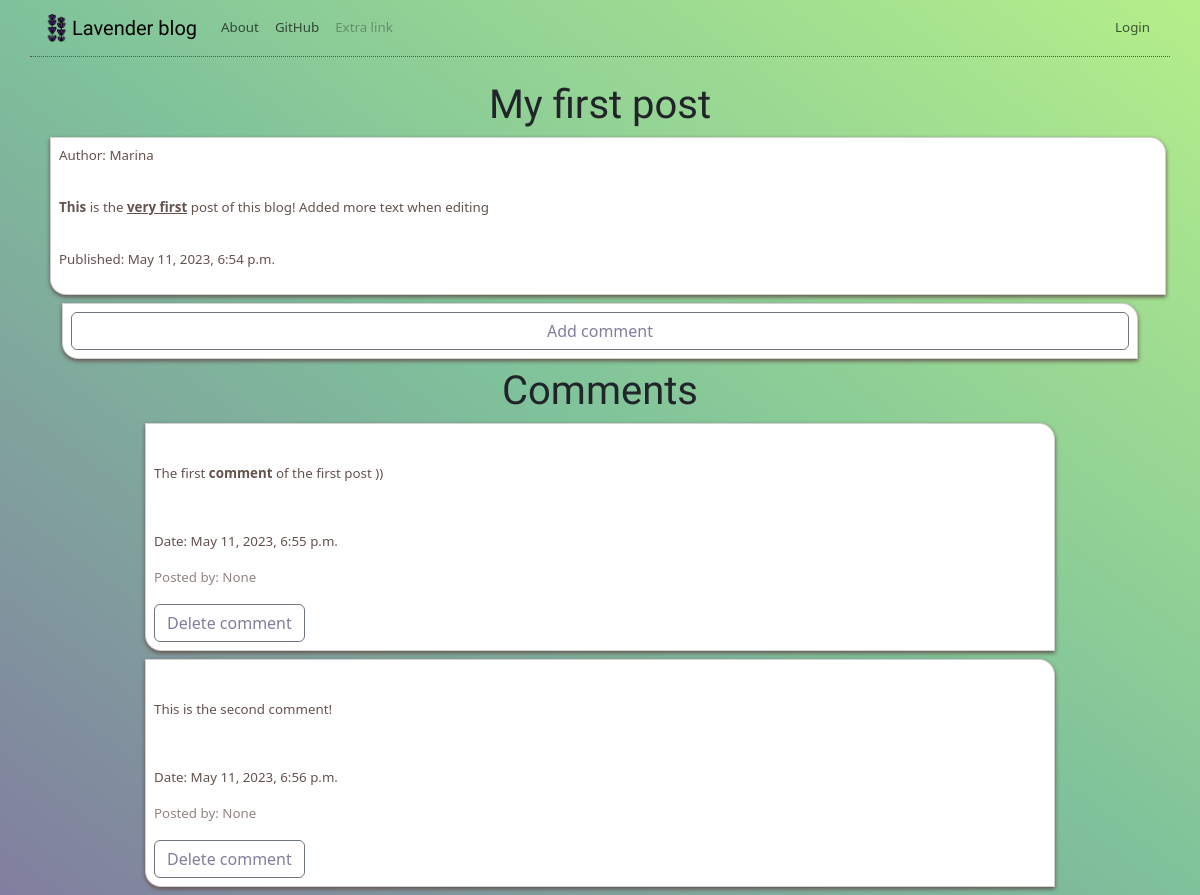
The app's page /blogpost/1 with its own data.
### blogapp/models.py (models this page shows, shortened)
class Blogpost(models.Model):
    author=models.ForeignKey('auth.User', null=True, on_delete=models.SET_NULL)
    title=models.CharField(max_length=1000)
    text=models.TextField()
    create_date=models.DateTimeField(default=timezone.now)
    published_date=models.DateTimeField(blank=True, null=True)

class Comment(models.Model):
    blogpost=models.ForeignKey('blogapp.Blogpost', related_name='comments', on_delete=models.CASCADE)
    author=models.ForeignKey('auth.User', null=True, on_delete=models.SET_NULL)
    text=models.TextField()
    create_date=models.DateTimeField(default=timezone.now)
    approved_comment=models.BooleanField(default=False)

### blogapp/views.py (the view)
# urls.py: re_path(r'blogpost/(?P<pk>\d+)$', views.BlogpostDetailView.as_view(), name='blogpost_detail'),
class BlogpostDetailView(DetailView):
    model=Blogpost

### blogapp/templates/blogapp/blogpost_detail.html (shortened to what this page needs)
{%extends 'blogapp/base.html'%}
{%block pagetitle%}
<h1>{{blogpost.title|safe|linebreaksbr}}</h1>
{%endblock%}
{%block content%}
<div class="container card">
    <p>Author: {{blogpost.author}}</p>
    <p class="text-main">{{blogpost.text|safe}}</p>
    <div class="extrainfo">
        {%if blogpost.published_date%}
        <p>Published: {{blogpost.published_date}}</p>
        {%else%}
        <p>Created: {{blogpost.create_date}}</p>
        {%endif%}
    </div>
</div>
<div class="container">
    <div class="card" style="justify-content: center;">
    <a href="{%url 'add_comment_to_post' pk=blogpost.pk %}" class="btn btn-outline-secondary btn-publish">Add comment</a>
    </div>
</div>
    <div class="row">
        <div class="col-10 m-auto">
            <h1>Comments</h1>
            {%for comment in blogpost.comments.all%}
                {%if user.is_authenticated or comment.approved_comment%}
                <div class="card">
                    <p class="">{{comment.text|safe|linebreaks}}</p>
                    <div class="extrainfo">
                        <p>Date: {{comment.create_date}}</p>
                        <p class="comments">Posted by: {{comment.author}}</p>
                        <a href="{%url 'comment_remove' pk=comment.pk %}" class="btn btn-outline-secondary btn-delete">Delete comment</a>
                    </div>
                </div>
                {%endif%}
            {%empty%}
                <div class="container card">
                    <p>No comments yet</p>
                </div>
           {%endfor%}
        </div>
    </div>
{%endblock%}

### blogapp/templates/blogapp/base.html (shortened to what this page needs)
<!DOCTYPE html>
{%load static%}
<html lang="en">
<head>
    <link href="https://cdn.jsdelivr.net/npm/bootstrap@5.3.0-alpha3/dist/css/bootstrap.min.css" rel="stylesheet">
    <link rel="stylesheet" href="//cdn.jsdelivr.net/npm/medium-editor@latest/dist/css/medium-editor.min.css" type="text/css" media="screen" charset="utf-8">
    <link rel="stylesheet" href="{%static 'css/base.css'%}">
</head>
<body>
    <nav class="navbar navbar-expand-sm justify-content-between" style="background-color: var(--coloraccent)">
        <div class="container">
            <a class="navbar-brand" href="{%url 'blogpost_list'%}"><img src="{% static 'images/lavender.png' %}"width="30" height="30" class="d-inline-block align-top">Lavender blog</a>
            <div class="collapse navbar-collapse  justify-content-between" id="navbarNavAltMarkup">
                <div class="navbar-nav">
                    <a class="nav-link" href="{%url 'about'%}">About</a>
                    <a class="nav-link" href="https://github.com/2felis/">GitHub</a>
                    <a class="nav-link disabled" href="#">Extra link</a>
                </div>
                <div class="navbar-nav">
                    {%if user.is_authenticated %}
                    <a class="nav-link" href="{%url 'blogpost_new'%}">New post</a>
                    <a class="nav-link" href="{%url 'draft_list'%}">Drafts</a>
                    <a class="nav-link" href="{%url 'logout'%}">Logout</a>
                    <a>Welcome, {{user.username}}.</a>
                    {%else%}
                    <a class="nav-link" href="{%url 'login'%}">Login</a>
                    {%endif%}
                </div>
            </div>
        </div>
    </nav>
    <div class="container pt-4" style="border-top: 1px dotted #65524D;">
        {%block pagetitle%}
        {%endblock%}
    </div>
    <div class="container">
        {%block content%}
        {%endblock%}
    </div>
</body>
</html>

### blogapp/static/css/base.css (style rules this page uses)
:root { --colorlight: #B5EF8A; --colordark: #65524D; --coloraccent1: #817E9F; --coloraccent2: #7FC29B; --colordanger: #E2856E; --fontmain: 'Oxygen'; }
body { background-size: cover; background-image: linear-gradient(to bottom left, var(--colorlight),var(--coloraccent2), var(--coloraccent1)); font-size: smaller; }
.text-main { font-size: larger; }
.card { margin: 0.5rem; padding: 0.5rem; box-shadow: 0 2px 4px #65524D; border-radius: 0 1rem ; }
.card p { color: var(--colordark); }
.card a { color: var(--coloraccent1); font-weight: 500; }
.extrainfo { display: inline-flex; }
.extrainfo p { padding-right: 1rem; }
@media only screen and (min-width: 768px) { .extrainfo { display: block; } }
.comments { opacity: 70%; }
h1, h3, h4, .navbar-brand { font-family: var(--fontmain); }
h1 { text-align: center; }

### records on screen
Blogpost: title "My first post", author "Marina", text "This is the very first post of this blog! Added more text when editing", published_date "May 11, 2023, 6:54 p.m."
Comment: text "The first comment of the first post ))", create_date "May 11, 2023, 6:55 p.m.", author "None"
Comment: text "This is the second comment!", create_date "May 11, 2023, 6:56 p.m.", author "None"
